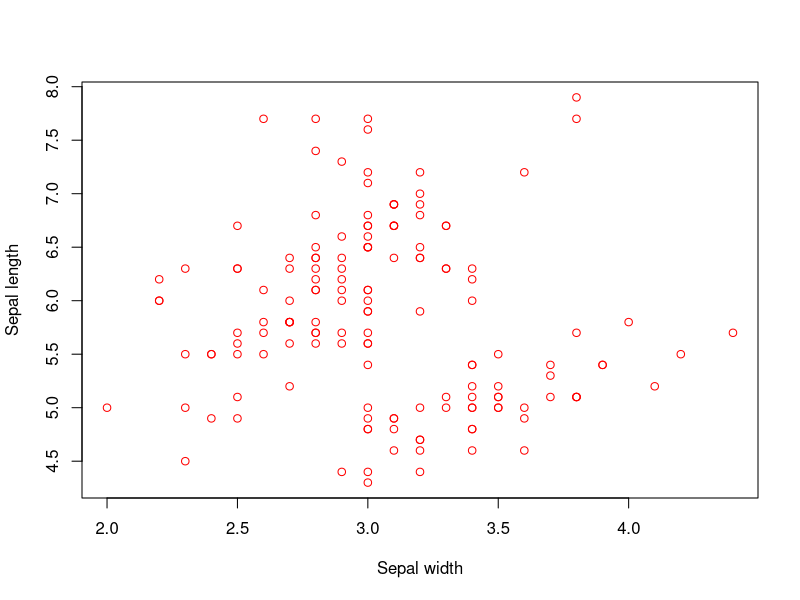
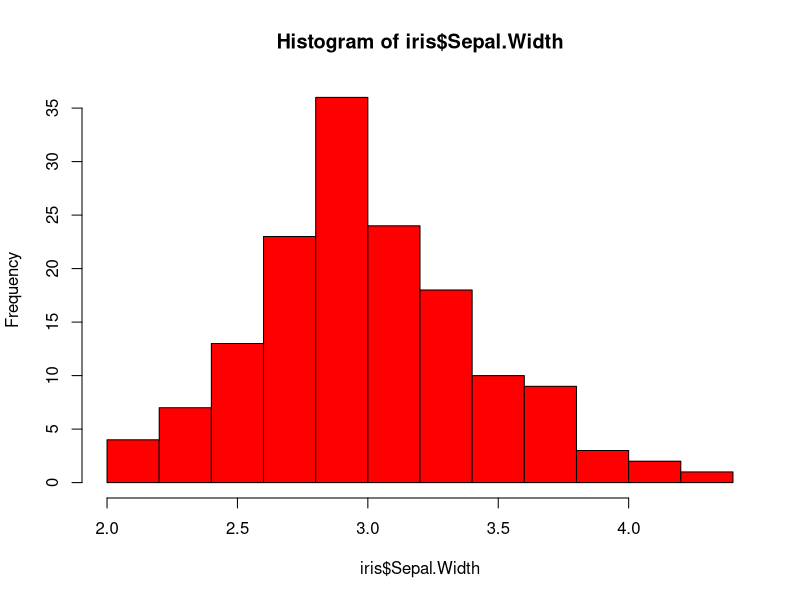
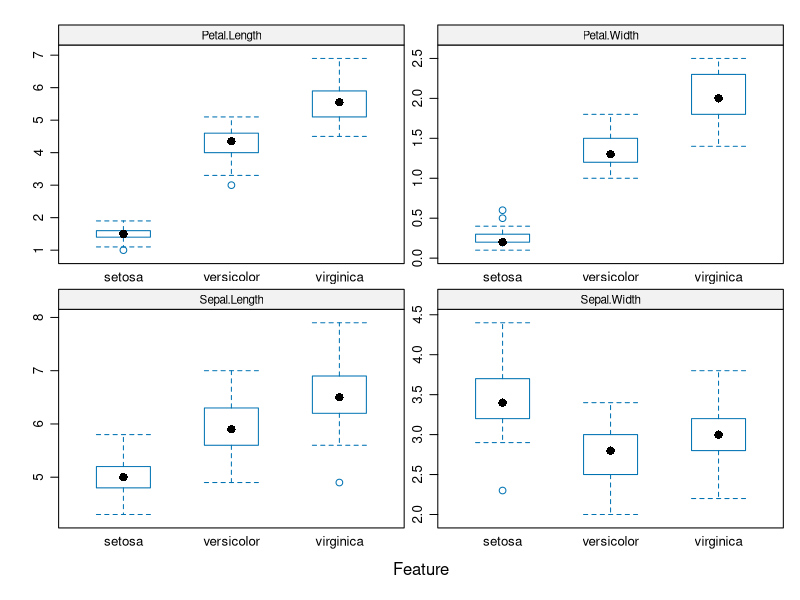

The R source for these figures, in order: (Note: this script raises an error after producing the figures.)
library(datasets)
data(iris)
View(iris)


head(iris, 5)
tail(iris, 5)

summary(iris)
summary(iris$Sepal.Length)

sum(is.na(iris))

install.packages("skimr")
library(skimr)


skim(iris) 

iris %>% 
  dplyr::group_by(Species) %>% 
  skim() 


plot(iris$Sepal.Width, iris$Sepal.Length, col = "red",     # Makes red circles + Adds x and y axis labels
     xlab = "Sepal width", ylab = "Sepal length")
hist(iris$Sepal.Width, col = "red") 

library(caret)
featurePlot(x = iris[,1:4], 
            y = iris$Species, 
            plot = "box",
            strip=strip.custom(par.strip.text=list(cex=.7)),
            scales = list(x = list(relation="free"), 
                          y = list(relation="free")))

set.seed(100)


TrainingIndex <- createDataPartition(iris$Species, p=0.8, list = FALSE)
TrainingSet <- iris[TrainingIndex,] # Training Set
TestingSet <- iris[-TrainingIndex,] # Test Set



Model <- train(Species ~ ., data = TrainingSet,
               method = "svmPoly",
               na.action = na.omit,
               preProcess=c("scale","center"),
               trControl= trainControl(method="none"),
               tuneGrid = data.frame(degree=1,scale=1,C=1)
)


Model.training <-predict(Model, TrainingSet)
Model.testing <-predict(Model, TestingSet) 

Model.training.confusion <-confusionMatrix(Model.training, TrainingSet$Species)
Model.testing.confusion <-confusionMatrix(Model.testing, TestingSet$Species)
